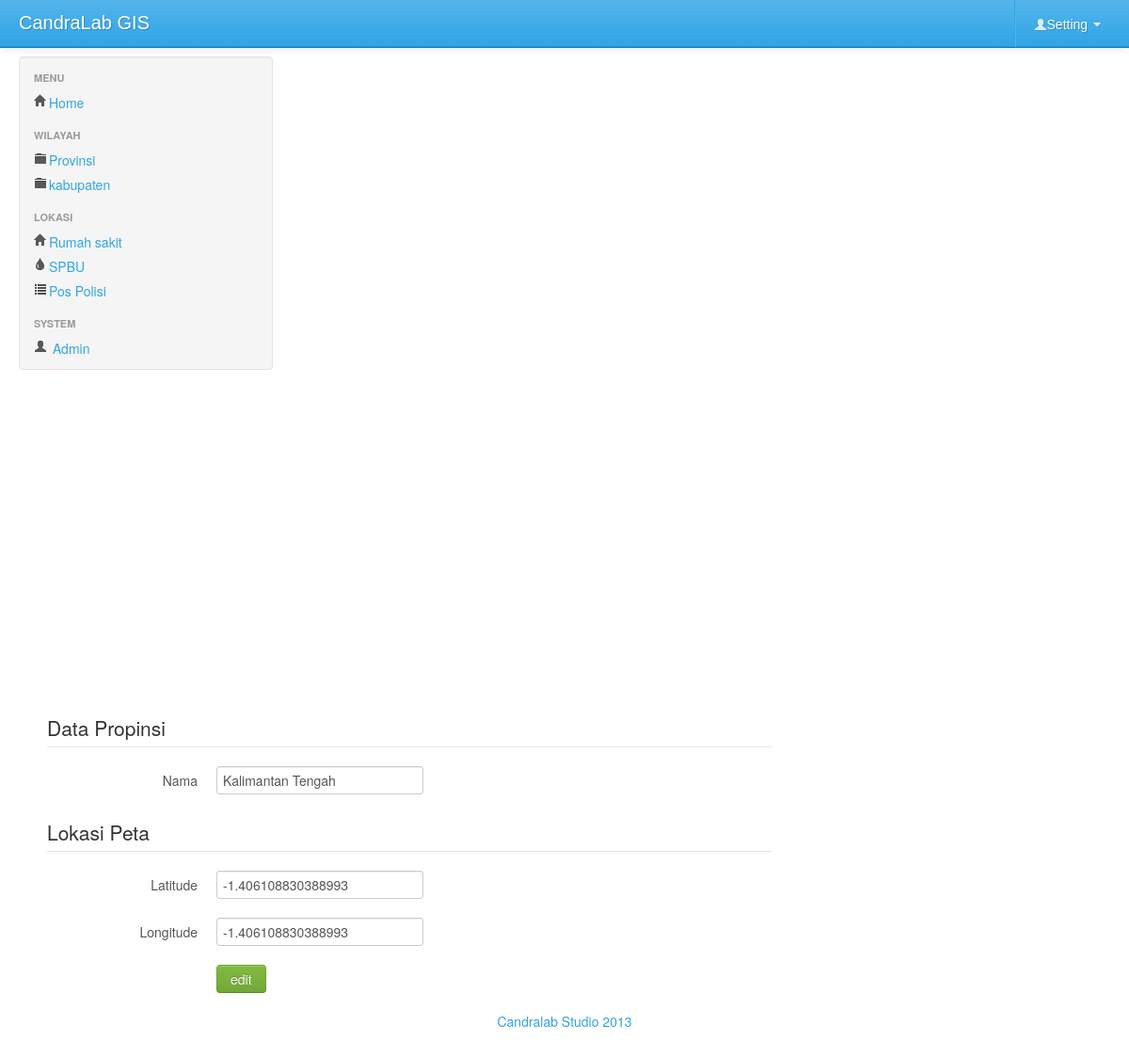
The app's page /index.php?mod=provinsi&pg=provinsi_form&id=11 (signed in) with its own data.
### tables this page shows
CREATE TABLE IF NOT EXISTS `provinsi` (
  `idprovinsi` int(11) NOT NULL AUTO_INCREMENT,
  `nama` varchar(45) DEFAULT NULL,
  `lat` double NOT NULL,
  `lng` double NOT NULL,
  PRIMARY KEY (`idprovinsi`)
);

### provinsi/provinsi_form.php (the view, shortened to what this page needs)
<?php
	$aksi = null;
	if(isset($_GET['id'])) {
		$aksi = "edit";
		$id = $_GET['id'];
		$sql = "select * from provinsi where idprovinsi='$id' ";
		$result = mysql_query($sql) or die(mysql_error());
		$data = mysql_fetch_object($result);
	} else {
		$aksi = "tambah";
	}?>
<div class="span8">
	<div id="map"></div>
</div>
	<div class='span8'>
<form  class="form-horizontal" method="POST" id="form1"
action="provinsi/provinsi_action.php">
		 <legend>Data Propinsi</legend>
		<div class="control-group">
			<label class="control-label" for="nama">Nama</label>
			<div class="controls">
				<input type="text" name='nama' value='<?php echo $data->nama?>'class='required'
				>
			</div>
		</div>
		 <legend>Lokasi Peta</legend>
		<div class="control-group">
			<label class="control-label" for="lat"> Latitude</label>
			<div class="controls">
				<input type="text" name='lat' id='lat' value='<?php echo $data->lat?>' class='required '>
			</div>
		</div>
		<div class="control-group">
			<label class="control-label" for="lat"> Longitude</label>
			<div class="controls">
				<input type="text" name='lng' id='lng' value='<?php echo $data->lat?>' class='required'>
			</div>
		</div>
		<div class="control-group">
			<div class="controls">
				<button type="submit" class="btn btn-success" name='aksi'value='<?php echo $aksi?>'>
				<?php echo $aksi?>
				</button>
			</div>
		</div>
</form>
</div>

### index.php (style rules this page uses)
body { padding-top: 60px; padding-bottom: 40px; }

### provinsi/provinsi_form.php (style rules this page uses)
div#map { margin: 10px; width: 100%; height: 300px; float: left; padding: 10px; }

### records on screen
provinsi: nama "Kalimantan Tengah", lat "-1.406108830388993", lng "-1.406108830388993"

### other values on screen
$aksi "edit"
